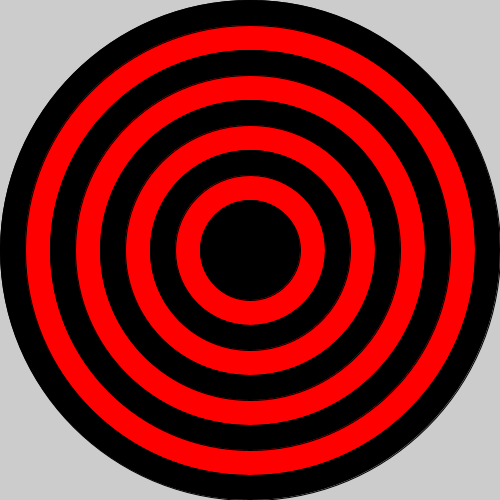
Frame 1 (no input)
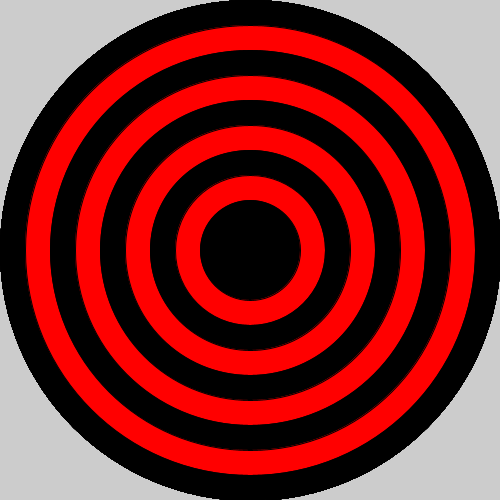
Frame 60 (the mouse pressed at the canvas centre just before this capture)
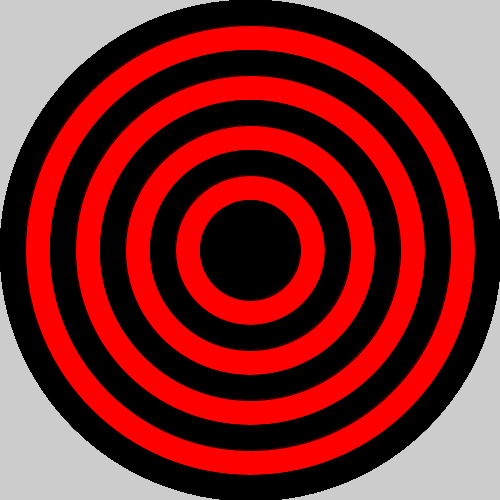
Frame 120 (the mouse held since frame 60 and released just before this capture)

The Processing sketch that drew these frames (run headless with seeded random() and noise(); from frame 60 on, the mouse is pressed at the canvas centre):

// Processing sketch: bullseye
// ── bullseye.pde

void setup() {
 
  // set the size of your sketch
  size(500,500);
}

void draw() {
  
  //Starting with the largest ellipse, use a for loop to draw a bullseye with ellipses.
  int l=500;
  int w=500;
  for(int x=0; x<9; x++) {
    if(x%2==0) {
      fill(0,0,0);
    }
    else {
      fill(255,0,0);
    }
    ellipse(250,250,l,w);
     l-=50;
     w-=50;

  }
  //Use an if statement and remainder to alternate the color of your rings.
  
  
}
